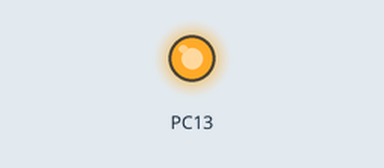
This sketch was run on a simulated STM32 Blue Pill. Parts: output pins drawn as LEDs (lit = HIGH). No radio packets arrive unless stated; what the sketch prints to the serial monitor is not drawn.

Above: at 0.1 s.
Timing chart, 0 to 1.6 s (numbered marks = the images above):
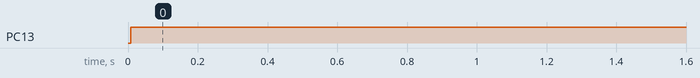

The sketch:

nrf24l01-radio-transmitter-stm32f103c.ino
```cpp
/*
   //not required however it works
   git@github.com:jaretburkett/RF24-STM.git

NRF24L01(YL-105)   Arduino_ Uno    Arduino_Mega    Blue_Pill(stm32f01C)
  __________________________________________________________________________
  VCC        |       5v        |     5v        |     5v
  GND        |       GND       |     GND       |     GND
  CSN        |   Pin10 SPI/SS  | Pin10 SPI/SS  |     A4 NSS1 (PA4) 3.3v
  CE         |   Pin9          | Pin9          |     B0 digital (PB0) 3.3v
  SCK        |   Pin13         | Pin52         |     A5 SCK1   (PA5) 3.3v
  MISO       |   Pin11 (MOSI)  | Pin50         |     A7 MISI1  (PA7) 3.3v
  MOSI       |   Pin12 (MOS0)  | Pin51         |     A6 MOSO1  (PA6) 3.3v

 */

#include <SPI.h>
#include <RF24.h>
//#include <RF24-STM.h>

struct WeatherType {
    short temperature;           // 2 bytes
    short temperature_decimal;   // 2 bytes
    short humidity;              // 2 bytes
    short humidity_decimal;      // 2 bytes
    byte id;                     // 1 byte
    // Total 9, you can have max 32 bytes here
};

// instantiate an object for the nRF24L01 transceiver
RF24 radio(PB0, PA4); // using pin PB0 for the CE pin, and pin PA4 for the CSN pin

WeatherType myDataTx;

const uint64_t writePipe = 0xE6E6E6E6E6E6;
const uint64_t readPipe = 0xB3B4B5B601;


void setup() {
  pinMode(PC13, OUTPUT);
  Serial.begin(9600);
  while (!Serial) {
    // some boards need to wait to ensure access to serial over USB
  }
  Serial.println("RF24 example transmitter.");

  // initialize the transceiver on the SPI bus
  if (!radio.begin()) {
    Serial.println("Receiving radio hardware is not responding.");
    while (1) {
      Serial.println("hardware issues");
      delay(1000);
    }
  }

  // Use a channel unlikely to be used by Wifi, Microwave ovens etc
  /* radio.setChannel(76); */
  /* // Give receiver a chance */
  /* radio.setRetries(200, 50); */

  radio.setAutoAck(true);
  /* radio.setPALevel(RF24_PA_LOW); */
  radio.setPALevel(RF24_PA_MAX);     // RF24_PA_MAX is default.
  radio.openReadingPipe(1, readPipe);
  radio.openWritingPipe(writePipe); // Get NRF24L01 ready to transmit
  radio.stopListening();
}

void loop() {
    float temperature = 3.14;
    float humidity = 54.32;
    short leftSideOfDecimalPoint = (short) temperature;
    short rightSideOfDecimalPoint = (temperature - leftSideOfDecimalPoint) * 1000;
    digitalWrite(PC13, LOW);
    myDataTx.id = 'B';
    myDataTx.temperature = (short) temperature;
    myDataTx.temperature_decimal = (temperature - myDataTx.temperature) * 1000;
    myDataTx.humidity = (short) humidity;
    myDataTx.humidity_decimal = (humidity - myDataTx.humidity) * 1000;
   if( !radio.write(&myDataTx, sizeof(myDataTx)) ) {
     /* radio.printDetails(); */
     Serial.println("radio write failed, the receiver is not online or responding.");
     Serial.println("radio write failed, transmitter may not have enough power.");
     Serial.print("  PALevel (1 == RF24_PA_LOW): ");
     Serial.println(radio.getPALevel());
     Serial.print("  DataRate: ");
     Serial.println(radio.getDataRate());
     Serial.print("  Channel: ");
     Serial.println(radio.getChannel());
     delay(500);
     return;
     /* radio.print_status(radio.get_status()); */
     /* Serial.print("  Status: "); */
     /* Serial.println(radio.get_status()); */
   } else {
     Serial.println("Transmitting data below......");
     /* radio.printDetails(); */
     /* radio.print_status(radio.get_status()); */
     Serial.print("  PALevel (1 == RF24_PA_LOW): ");
     Serial.println(radio.getPALevel());
     Serial.print("  Channel: ");
     Serial.println(radio.getChannel());
     Serial.print("  id: ");
     Serial.println(myDataTx.id);
     Serial.print("  Temperature Whole: ");
     Serial.println(myDataTx.temperature);
     Serial.print("  Temperature Decimal: ");
     Serial.println(myDataTx.temperature_decimal);
     Serial.print("  Humidity Whole: ");
     Serial.println(myDataTx.humidity);
     Serial.print("  Humidity Decimal: ");
     Serial.println(myDataTx.humidity_decimal);
   }
  /* digitalWrite(LED_BUILTIN, (millis() / 1000) % 2); */

      // Now listen for a response
    /* radio.startListening(); */

    /* // But we won't listen for long */
    /* unsigned long started_waiting_at = millis(); */

    /* // Loop here until we get indication that some data is ready for us to read (or we time out) */
    /* while (!radio.available()) { */
    /*     // Oh dear, no response received within our timescale */
    /*     if (millis() - started_waiting_at > 1000) { */
    /*         Serial.print("  TX: Got no reply "); */
    /*         delay(2000); */
    /*         return; */
    /*     } */
    /* } */
    /* radio.read(&myDataTx, sizeof(myDataTx)); */
    digitalWrite(PC13, HIGH);
    delay(10000);
}
```

Measured:
- by itself, PC13: LOW → HIGH at 0.01 s
